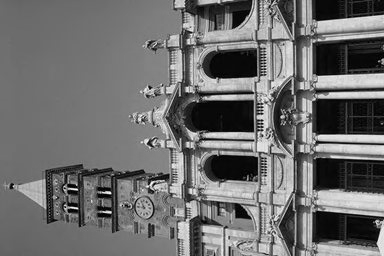
#> input picture 01_Fundamentals/src/images/72.png, 384 x 256 px
$ python quantization.py   (Python 2 division)
#> lines starting #> are read from the running program, lines starting #| are printed output that depends on the picture; after the words box and inside, x2 and y2 are one past the last pixel; in counts of white or black regions, pixels touching at a corner belong together
#!/usr/bin/env python
# -*- coding:utf-8 -*-
import numpy as np
from PIL import Image


def quantize(input_img, level):
    height, width = input_img.shape
    diff = 256 / level
    scale = 255 / (level - 1)
    output_img = np.zeros(input_img.shape, dtype=np.uint8)

    for xidx in xrange(height):
        for yidx in xrange(width):
            output_img[xidx, yidx] = scale * int(input_img[xidx, yidx] / diff)

    return output_img


def main():
    input_img = np.array(Image.open('images/72.png').convert('L'))
#> input_img is the input picture: shape (256, 384); min 0, max 255, mean 109.7
    levels = [128, 32, 8, 4, 2]
    for level in levels:
        output_img = quantize(input_img, level)
        output_img = Image.fromarray(output_img, 'L')
        img_title = "images/quantize_%d_72.png" % level
        output_img.save(img_title)
        print "Successfully saved image: %s" % img_title
#> this loop made 5 passes
#> pass 3, in main, `output_img = quantize(input_img, level)`:
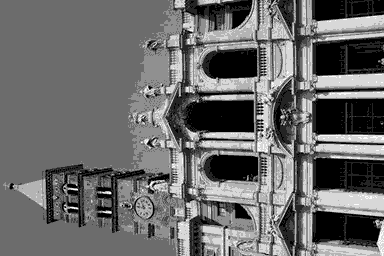
#> output_img: shape (256, 384); min 0, max 252, mean 106
#> after the loop:
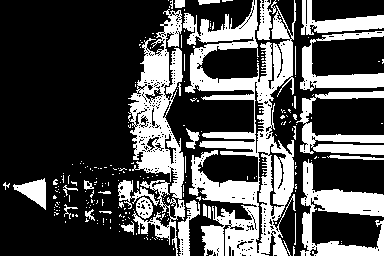
#> output_img: PIL image 384x256 L; 31.1% white; 235 white regions (202 under 20 px), largest, box (x1, y1, x2, y2) and area: (183, 0, 296, 256) 12501, (128, 9, 185, 256) 5928, (300, 159, 384, 256) 3210


if __name__ == "__main__":
    main()
